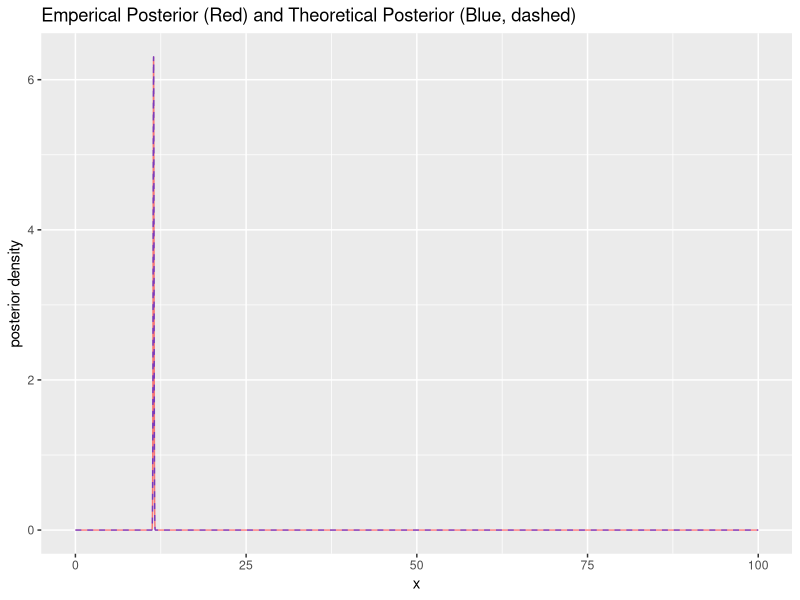

Source code (R):
library(msm)
library(ggplot2)
set.seed(1234)

### generate mu's and X's conditional on the mu's
alpha <- 0; beta <- 100; sigma2.0 <- 1;
num.of.data.points <- 250;
M <- runif(n=num.of.data.points,min=alpha,max=beta);
### for each M = mu, generate n iid X, such that 
### X | M = mu ~ N(mu, sigma2.0)
X <- sapply(X=M,FUN=function(mu){rnorm(n=num.of.data.points,mean=mu,sd=sigma2.0)});

### organize likelihood and prior for this particular example
likelihood <- function(mu,data) {
  f <- dnorm(x=data,mean=mu,sd=sqrt(sigma2.0))
  prod(f)
}

prior.density <- function(mu,alpha,beta) { dunif(x=mu,min=alpha,max=beta) }

### for a fixed collection of data, X[,1], calculate
### empirical posterior.density
x <- seq(from=alpha,to=beta,length.out=10000)
emp.posterior.density <- sapply(X=x,FUN=function(mu){likelihood(mu,X[,1])}) * prior.density(x,alpha,beta)

dx <- x[2] - x[1]
normalization.constant <- sum(emp.posterior.density*dx)

### create data frame to hold densities (for plotting)
df <- data.frame(x=x, EPD=(emp.posterior.density/normalization.constant))

### calculate posterior hyper-parameters, and
### theoretical posterior.density
mu.star <- mean(X[,1])
sigma2.star <- (sigma2.0)/length(X[,1])
a <- alpha
b <- beta

theoretical.posterior.density <- dtnorm(x=x,mean=mu.star,sd=sqrt(sigma2.star),lower=a,upper=b)

### add theoretical posterior to data frame
df$TPD <- theoretical.posterior.density

### plot overlap, note that mean(X[,1]) = 11.45
ggplot(data=df) + geom_line(aes(x=x,y=EPD),color='red',alpha=0.5,linetype=1) + geom_line(aes(x=x,y=TPD),color='blue',alpha=0.5,linetype=2) + ylab("posterior density") + labs(title="Emperical Posterior (Red) and Theoretical Posterior (Blue, dashed)") # + xlim(c(10,15)) 
